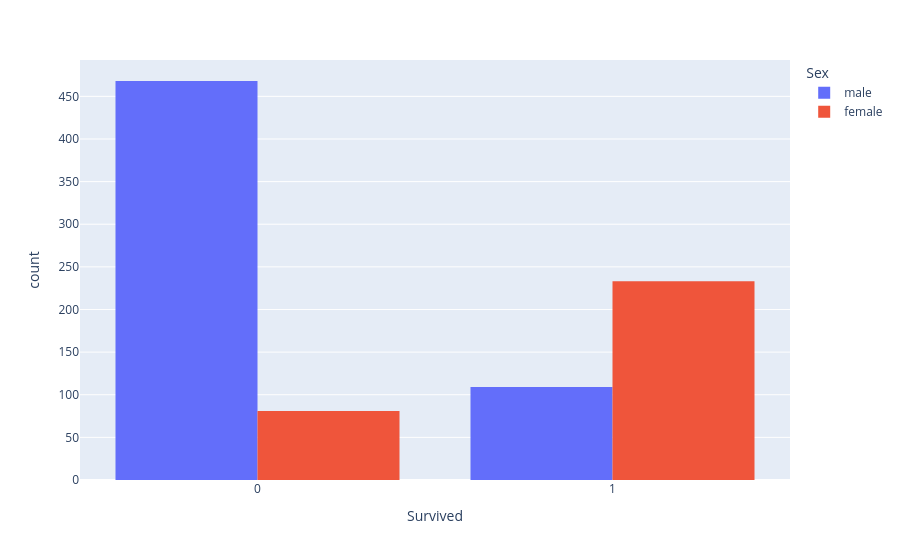

Notebook code cell kept with this figure:
### Code cell
px.histogram(df,x='Survived',color='Sex',barmode='group',labels=True,)

### Figure 1 — Plotly figure (JSON) as saved in the notebook; plotly's stock layout.template omitted (floating-point values rounded to 4 significant figures; data arrays with more than 128 entries replaced by an {"elided": "..."} marker saying what was removed)
{"data": [{"alignmentgroup": "True", "bingroup": "x", "hovertemplate": "Sex=male<br>Survived=%{x}<br>count=%{y}<extra></extra>", "legendgroup": "male", "marker": {"color": "#636efa", "pattern": {"shape": ""}}, "name": "male", "offsetgroup": "male", "orientation": "v", "showlegend": true, "type": "histogram", "x": {"elided": "577 int values"}, "xaxis": "x", "yaxis": "y"}, {"alignmentgroup": "True", "bingroup": "x", "hovertemplate": "Sex=female<br>Survived=%{x}<br>count=%{y}<extra></extra>", "legendgroup": "female", "marker": {"color": "#EF553B", "pattern": {"shape": ""}}, "name": "female", "offsetgroup": "female", "orientation": "v", "showlegend": true, "type": "histogram", "x": {"elided": "314 int values"}, "xaxis": "x", "yaxis": "y"}], "layout": {"barmode": "group", "legend": {"title": {"text": "Sex"}, "tracegroupgap": 0}, "margin": {"t": 60}, "xaxis": {"anchor": "y", "domain": [0, 1], "title": {"text": "Survived"}}, "yaxis": {"anchor": "x", "domain": [0, 1], "title": {"text": "count"}}}}
